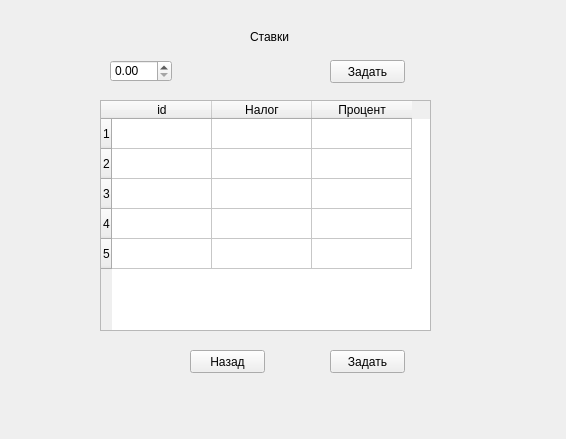
<?xml version="1.0" encoding="UTF-8"?>
<ui version="4.0">
 <class>Taxes</class>
 <widget class="QWidget" name="Taxes">
  <property name="geometry">
   <rect>
    <x>0</x>
    <y>0</y>
    <width>566</width>
    <height>439</height>
   </rect>
  </property>
  <property name="windowTitle">
   <string>Form</string>
  </property>
  <widget class="QPushButton" name="b_set_tax">
   <property name="geometry">
    <rect>
     <x>330</x>
     <y>60</y>
     <width>75</width>
     <height>23</height>
    </rect>
   </property>
   <property name="text">
    <string>Задать</string>
   </property>
  </widget>
  <widget class="QTableWidget" name="db">
   <property name="geometry">
    <rect>
     <x>100</x>
     <y>100</y>
     <width>331</width>
     <height>231</height>
    </rect>
   </property>
   <property name="rowCount">
    <number>5</number>
   </property>
   <property name="columnCount">
    <number>3</number>
   </property>
   <row/>
   <row/>
   <row/>
   <row/>
   <row/>
   <column>
    <property name="text">
     <string>id</string>
    </property>
   </column>
   <column>
    <property name="text">
     <string>Налог</string>
    </property>
   </column>
   <column>
    <property name="text">
     <string>Процент</string>
    </property>
   </column>
  </widget>
  <widget class="QDoubleSpinBox" name="t_tax">
   <property name="geometry">
    <rect>
     <x>110</x>
     <y>60</y>
     <width>62</width>
     <height>22</height>
    </rect>
   </property>
  </widget>
  <widget class="QPushButton" name="b_set_nalogs">
   <property name="geometry">
    <rect>
     <x>330</x>
     <y>350</y>
     <width>75</width>
     <height>23</height>
    </rect>
   </property>
   <property name="text">
    <string>Задать</string>
   </property>
  </widget>
  <widget class="QPushButton" name="b_back">
   <property name="geometry">
    <rect>
     <x>190</x>
     <y>350</y>
     <width>75</width>
     <height>23</height>
    </rect>
   </property>
   <property name="text">
    <string>Назад</string>
   </property>
  </widget>
  <widget class="QLabel" name="label">
   <property name="geometry">
    <rect>
     <x>250</x>
     <y>30</y>
     <width>47</width>
     <height>13</height>
    </rect>
   </property>
   <property name="text">
    <string>Ставки</string>
   </property>
  </widget>
 </widget>
 <resources/>
 <connections/>
</ui>
